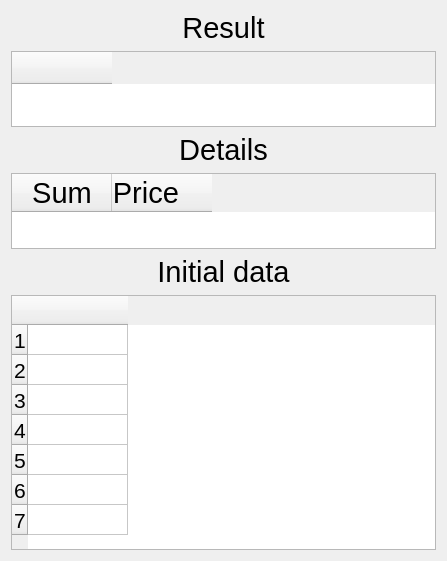
           <widget class="QWidget" name="scrollAreaWidgetContents">
            <property name="geometry">
             <rect>
              <x>0</x>
              <y>0</y>
              <width>447</width>
              <height>561</height>
             </rect>
            </property>
            <property name="sizePolicy">
             <sizepolicy hsizetype="Preferred" vsizetype="Preferred">
              <horstretch>0</horstretch>
              <verstretch>0</verstretch>
             </sizepolicy>
            </property>
            <layout class="QVBoxLayout" name="verticalLayout_25">
             <item>
              <layout class="QVBoxLayout" name="verticalLayout_24">
               <item>
                <widget class="QLabel" name="label_12">
                 <property name="font">
                  <font>
                   <pointsize>22</pointsize>
                  </font>
                 </property>
                 <property name="text">
                  <string>Result</string>
                 </property>
                 <property name="alignment">
                  <set>Qt::AlignCenter</set>
                 </property>
                 <property name="margin">
                  <number>18</number>
                 </property>
                 <property name="indent">
                  <number>0</number>
                 </property>
                </widget>
               </item>
               <item>
                <widget class="QTableWidget" name="ResultTableWidget">
                 <property name="font">
                  <font>
                   <pointsize>18</pointsize>
                  </font>
                 </property>
                 <property name="autoFillBackground">
                  <bool>false</bool>
                 </property>
                 <property name="sizeAdjustPolicy">
                  <enum>QAbstractScrollArea::AdjustToContents</enum>
                 </property>
                 <property name="editTriggers">
                  <set>QAbstractItemView::NoEditTriggers</set>
                 </property>
                 <column>
                  <property name="text">
                   <string/>
                  </property>
                 </column>
                </widget>
               </item>
               <item>
                <widget class="QLabel" name="label_13">
                 <property name="font">
                  <font>
                   <pointsize>22</pointsize>
                  </font>
                 </property>
                 <property name="text">
                  <string>Details</string>
                 </property>
                 <property name="alignment">
                  <set>Qt::AlignCenter</set>
                 </property>
                 <property name="margin">
                  <number>18</number>
                 </property>
                 <property name="indent">
                  <number>0</number>
                 </property>
                </widget>
               </item>
               <item>
                <widget class="QTableWidget" name="ResultTableWidget2">
                 <property name="sizePolicy">
                  <sizepolicy hsizetype="Expanding" vsizetype="Expanding">
                   <horstretch>0</horstretch>
                   <verstretch>0</verstretch>
                  </sizepolicy>
                 </property>
                 <property name="font">
                  <font>
                   <pointsize>18</pointsize>
                  </font>
                 </property>
                 <property name="sizeAdjustPolicy">
                  <enum>QAbstractScrollArea::AdjustToContents</enum>
                 </property>
                 <property name="autoScrollMargin">
                  <number>22</number>
                 </property>
                 <property name="editTriggers">
                  <set>QAbstractItemView::NoEditTriggers</set>
                 </property>
                 <column>
                  <property name="text">
                   <string>Sum</string>
                  </property>
                  <property name="font">
                   <font>
                    <pointsize>22</pointsize>
                   </font>
                  </property>
                 </column>
                 <column>
                  <property name="text">
                   <string>Price    </string>
                  </property>
                  <property name="font">
                   <font>
                    <pointsize>22</pointsize>
                   </font>
                  </property>
                 </column>
                </widget>
               </item>
               <item>
                <widget class="QLabel" name="label_14">
                 <property name="font">
                  <font>
                   <pointsize>22</pointsize>
                  </font>
                 </property>
                 <property name="text">
                  <string>Initial data</string>
                 </property>
                 <property name="alignment">
                  <set>Qt::AlignCenter</set>
                 </property>
                 <property name="margin">
                  <number>18</number>
                 </property>
                 <property name="indent">
                  <number>0</number>
                 </property>
                </widget>
               </item>
               <item>
                <widget class="QTableWidget" name="ResultTableWidget3">
                 <property name="sizePolicy">
                  <sizepolicy hsizetype="Expanding" vsizetype="Expanding">
                   <horstretch>0</horstretch>
                   <verstretch>0</verstretch>
                  </sizepolicy>
                 </property>
                 <property name="minimumSize">
                  <size>
                   <width>290</width>
                   <height>0</height>
                  </size>
                 </property>
                 <property name="font">
                  <font>
                   <pointsize>16</pointsize>
                  </font>
                 </property>
                 <property name="sizeAdjustPolicy">
                  <enum>QAbstractScrollArea::AdjustToContents</enum>
                 </property>
                 <property name="editTriggers">
                  <set>QAbstractItemView::NoEditTriggers</set>
                 </property>
                 <property name="textElideMode">
                  <enum>Qt::ElideRight</enum>
                 </property>
                 <row>
                  <property name="text">
                   <string>1</string>
                  </property>
                 </row>
                 <row>
                  <property name="text">
                   <string>2</string>
                  </property>
                 </row>
                 <row>
                  <property name="text">
                   <string>3</string>
                  </property>
                 </row>
                 <row>
                  <property name="text">
                   <string>4</string>
                  </property>
                 </row>
                 <row>
                  <property name="text">
                   <string>5</string>
                  </property>
                 </row>
                 <row>
                  <property name="text">
                   <string>6</string>
                  </property>
                 </row>
                 <row>
                  <property name="text">
                   <string>7</string>
                  </property>
                 </row>
                 <column>
                  <property name="text">
                   <string/>
                  </property>
                 </column>
                </widget>
               </item>
              </layout>
             </item>
            </layout>
           </widget>
